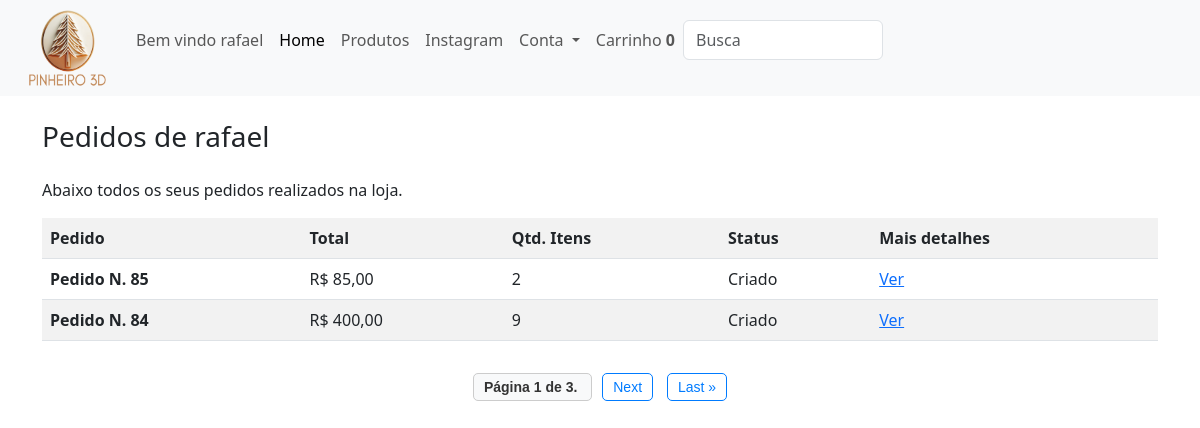
/pedido/lista/ (signed in), run on the app's committed database.
### pedido/models.py (models this page shows)
class Pedido(models.Model):
    usuario = models.ForeignKey(User,on_delete=models.CASCADE)
    total = models.FloatField()
    quantidade_total = models.PositiveBigIntegerField()
    status = models.CharField(
        default= 'C',
        max_length= 1,
        choices=(
                 ("A",'Aprovado'),
                 ("C","Criado"),
                 ("R","Reprovado"),
                 ("P","Pendente"),
                 ("E","Enviado"),
                 ("F","Finalizado"),
                )
            )
    def __str__(self) -> str:
        return f'Pedido N. {self.pk}'

### pedido/views/pedidos.py (the view)
# urls.py: path('lista/', views.lista, name='lista'),
@login_required(login_url='perfil:criar')
def lista(request):
    pedidos = Pedido.objects.filter(usuario=request.user).order_by('-id')
    paginator = Paginator(pedidos,2)
    page_number = request.GET.get('page')
    page_obj= paginator.get_page(page_number)
    contexto = {
        'page_obj': page_obj
    }
    return render(request,'pedido/lista.html',contexto)

### produto/templatetags/omfilters.py (called while the page is built)
@register.filter
def formata_preco(valor):
    return utils.formata_preco(valor)

@register.filter
def cart_total_qtd(carrinho):
    return utils.cart_total_qtd(carrinho)

### utils/utils.py (called while the page is built)
def formata_preco(valor):
    return f'R$ {valor:.2f}'.replace('.',',')

def cart_total_qtd(carrinho):
    if isinstance(carrinho, str):
        try:
            carrinho = json.loads(carrinho)
        except json.JSONDecodeError:
            carrinho = {}
    return sum([item.get('quantidade', 0) for item in carrinho.values()])

### pedido/templates/pedido/lista.html (shortened to what this page needs)
{% extends 'global/base.html' %}
{% load omfilters %}
{% block conteudo %}
<div class="row">
    <div class="col">
        <h3 class="mb-4">Pedidos de {{ user }}</h3>
        <p>Abaixo todos os seus pedidos realizados na loja.</p>
        <div class="table-responsive">
            <table class="table table-striped">
                <tr>
                    <th scope="col">Pedido</th>
                    <th scope="col">Total</th>
                    <th scope="col">Qtd. Itens</th>
                    <th scope="col">Status</th>
                    <th scope="col">Mais detalhes</th>
                </tr>
                {% for pedido in page_obj %}
                <tr>
                    <th scope="row">{{ pedido }}</td>
                    <td>{{ pedido.total|formata_preco }}</td>
                    <td>{{ pedido.quantidade_total }}</td>
                    <td>{{ pedido.get_status_display }}</td>
                    <td>
                        <a href="{% url 'pedido:detalhe' pedido.id %}">
                            Ver
                        </a>
                    </td>
                </tr>
                {% endfor %}
            </table>
        </div>
    </div>
</div>
{% include 'global/partials/_pagination.html' %}
{% endblock %}

### base_templates/global/partials/_header.html (shortened to what this page needs)
{% load static %}
{% load omfilters %}
<header>
    <nav class="navbar navbar-expand-lg bg-body-tertiary">
        <div class="container-fluid">
          <a href="{% url "loja:index" %}">
          <img
          class="imagem-logo-header"
          src="{% static 'global/images/logo.png' %}"
          alt=""/>
        </a>
          <div class="collapse navbar-collapse" id="navbarSupportedContent">
            <ul class="navbar-nav me-auto mb-2 mb-lg-0">
               <li class="nav-item">
                {% if request.user.is_authenticated %}
                <p class="nav-link">Bem vindo {{request.user}}</p>
                {% endif %}
              </li>
              <li class="nav-item">
                <a class="nav-link active" aria-current="page" href="{% url "loja:index" %}">Home</a>
              </li>
              <li class="nav-item">
                <a class="nav-link" href="{% url 'produto:lista' %}">Produtos</a>
              </li>
              <li class="nav-item">
                <a class="nav-link" target=blank href="https://www.instagram.com/3dvoid_/">Instagram
                </a>
              </li>
              {% if request.user.is_authenticated %}
              <li class="nav-item dropdown">
                <a class="nav-link dropdown-toggle" href=#"" role="button" data-bs-toggle="dropdown" aria-expanded="false">
                  Conta
                </a>
              </li>
              {% endif %}
              <li class="nav-item">
                <a class="nav-link" href="{% url 'produto:carrinho' %}">Carrinho
                <span class="nav-cart-count mr-1">
                  <strong>{{request.session.carrinho|cart_total_qtd}}</strong>
                </span>
                </a>
              </li>
            <form action = '{% url "produto:busca" %}'class="d-flex"
               method = 'GET' style="max-height: 40px; max-width: 200px;"
             >
            <input type ='text'
            id = 'Search'
            name = q
            {% comment %} Aqui é pra corrigir erro  {% endcomment %}
            value="{{ request.GET.q|default_if_none:''|escape }}"
            placeholder="Busca"
            class="form-control " type="search"
            aria-label="Busca">
            </form>
          </div>
        </div>
      </nav>
</header>

### base_static/global/css/style.css (style rules this page uses)
.imagem-logo-header { width: 80px; height: 80px; margin-right: 20px; }

### data on the page
Pedido: id "Pedido N. 85", total "R$ 85,00", quantidade_total "2", status "Criado"
Pedido: id "Pedido N. 84", total "R$ 400,00", quantidade_total "9", status "Criado"

### other printed values
{{ request.user }} "rafael"
{{ request.session.carrinho|cart_total_qtd }} "0"
{{ user }} "rafael"
{{ page_obj.number }} "1"
{{ page_obj.paginator.num_pages }} "3"
